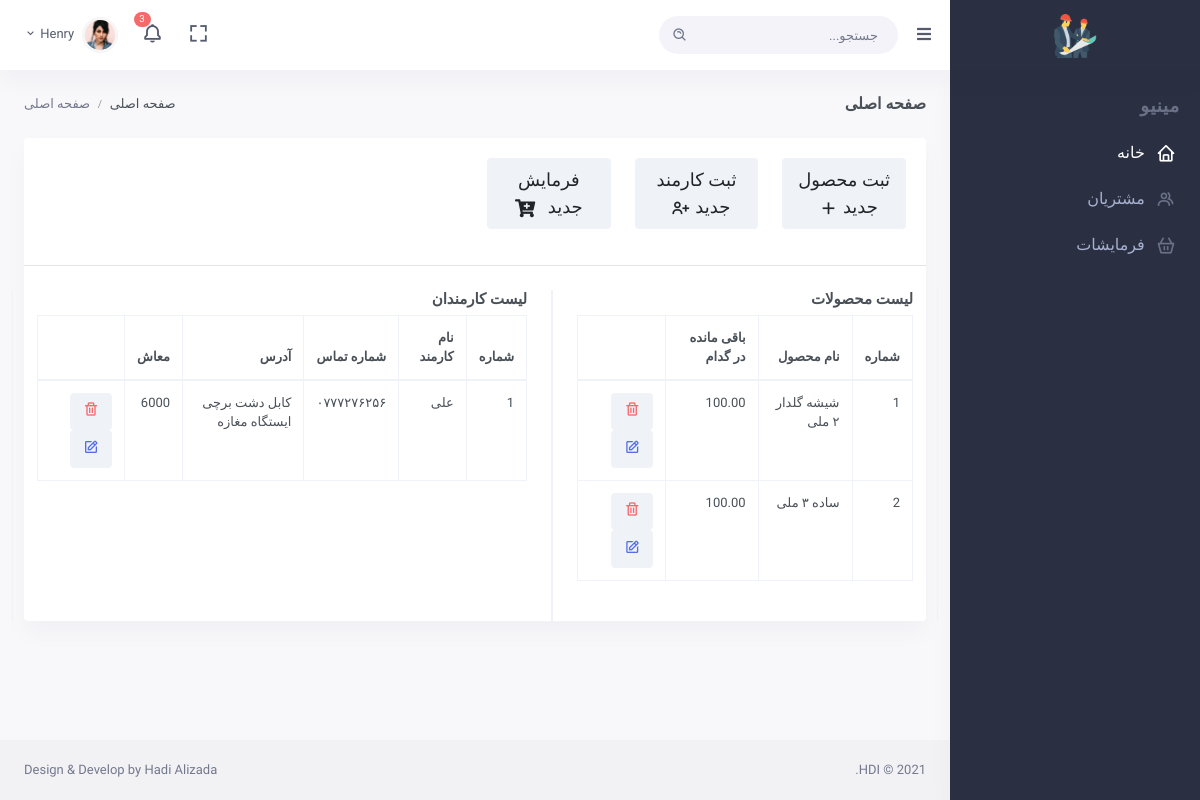
The page / on the database its author committed.
### products/models.py (models this page shows, shortened)
class Product(models.Model):
    product_name = models.CharField(max_length=200)
    quantity = models.DecimalField(decimal_places=5, max_digits=10)

### employees/models.py (models this page shows, shortened)
class Employee(models.Model):
    name = models.CharField(max_length=200)
    phone = models.CharField(max_length=14, unique=True)
    address = models.CharField(max_length=255)
    salary = models.IntegerField(default=0)

### mis/views.py (the view)
# urls.py: path("", views.index, name="index"),
def index(request):
    products = Product.objects.all()
    employees = Employee.objects.all()
    context = {
        "products": products,
        "employees": employees
    }
    return render(request, "dashboard/index.html", context)

### templates/dashboard/index.html (shortened to what this page needs)
{% extends 'base.html' %}
{% load static %}
{% block page_title %}
    صفحه اصلی
{% endblock page_title %}
{% block breadcrumb %}
<ol class="breadcrumb m-0">
    <li class="breadcrumb-item"><a href="javascript: void(0);">صفحه اصلی</a></li>
    <li class="breadcrumb-item active">صفحه اصلی</li>
</ol>
{% endblock breadcrumb %}
{% block content %}
<div class="row">
    <div class="col-lg-12">
        <div class="card">
            <div class="card-body">
                <div class="row">
                    <div class="col-lg-2">
                        <button class="btn btn-light btn-block btn-md font-size-18" data-toggle="modal" data-target="#create-product">
                            ثبت محصول جدید
                            <i class="bx bx-plus font-size-20 align-middle mr-2"></i>
                        </button>
                    </div>
                    <div class="col-lg-2">
                        <button class="btn btn-light btn-block btn-md font-size-18" data-toggle="modal" data-target="#create-employee">
                            ثبت کارمند جدید
                            <i class="bx bx-user-plus font-size-20 align-middle mr-2"></i>
                        </button>
                    </div>
                    <div class="col-lg-2">
                        <form action="{% url 'create-customer' %}" method="POST">
                            <button class="btn btn-light btn-block btn-md font-size-18">
                                فرمایش جدید
                                <i class="fa fa-cart-plus font-size-18 align-middle ml-2"></i>
                            </button>
                        </form>
                    </div>
                    <div class="col-lg-2"></div>
                    <div class="col-lg-2"></div>
                    <div class="col-lg-2"></div>
                </div>
            </div>
            <hr>
            <div class="row mt-2">
                <div class="col-lg-5 px-4 pb-4 border-left">
                    <h4 class="card-title">لیست محصولات</h4>
                    <table id="product-datatable" class="table table-bordered dt-responsive nowrap"
                        style="border-collapse: collapse; border-spacing: 0; width: 100%;">
                        <thead>
                            <tr>
                                <th>شماره</th>
                                <th>نام محصول</th>
                                <th>باقی مانده در گدام</th>
                                <th></th>
                            </tr>
                        </thead>
                        <tbody>
                            {% for product in products %}
                            <tr>
                                <td>{{forloop.counter}}</td>
                                <td>{{product.product_name}}</td>
                                <td>{{product.quantity|floatformat:"2"}}</td>
                                <td>
                                    <button
                                    class="btn btn-light text-danger delete_products_button"
                                    data-pk="{{product.pk}}"
                                    data-name="{{product.product_name}}"
                                    data-toggle="modal"
                                    data-target="#delete-product"
                                    >
                                        <i class="bx bx-trash font-size-16"></i>
                                    </button>
                                    <button class="btn btn-light text-primary edit_products"
                                        data-pk="{{product.pk}}"
                                        data-name="{{product.product_name}}"
                                        data-quantity="{{product.quantity}}"
                                        data-toggle="modal"
                                        data-target="#edit-product"
                                    >
                                        <i class="bx bx-edit font-size-16"></i>
                                    </button>
                                </td>
                            </tr>
                            {% endfor %}
                        </tbody>
                    </table>
                </div>
                <div class="col-lg-7 px-4 pb-4 border-right">
                    <h4 class="card-title">لیست کارمندان</h4>
                    <table id="employee-datatable" class="table table-bordered dt-responsive nowrap"
                        style="border-collapse: collapse; border-spacing: 0; width: 100%;">
                        <thead>
                            <tr>
                                <th>شماره</th>
                                <th>نام کارمند</th>
                                <th>شماره تماس</th>
                                <th>آدرس</th>
                                <th>معاش</th>
                                <th></th>
                            </tr>
                        </thead>
                        <tbody>
                            {% for emp in employees %}
                                <tr>
                                    <td>{{forloop.counter}}</td>
                                    <td>{{emp.name}}</td>
                                    <td>{{emp.phone}}</td>
                                    <td>{{emp.address}}</td>
                                    <td>{{emp.salary}}</td>
                                    <td>
                                        <button class="btn btn-light text-danger">
                                            <i class="bx bx-trash font-size-16"></i>
                                        </button>
                                        <button class="btn btn-light text-primary">
                                            <i class="bx bx-edit font-size-16"></i>
                                        </button>
                                    </td>
                                </tr>
                            {% endfor %}
                        </tbody>
                    </table>
                </div>
            </div>
        </div>
    </div>
</div>
{% endblock content %}

### templates/base.html (shortened to what this page needs)
{% load static %}
<!DOCTYPE html>
<html lang="en">
<head>
    {% include 'links/css.html' %}
</head>
<body data-sidebar="dark">
    <div id="layout-wrapper">
        <header id="page-topbar">
            <div class="navbar-header">
                <div class="d-flex">
                    <div class="navbar-brand-box">
                        <a href="index.html" class="logo logo-light">
                            <span class="logo-lg">
                                <img src="{% static 'assets/images/engineers.png' %}" alt="" height="44">
                            </span>
                        </a>
                    </div>
                    <button type="button" class="btn btn-sm px-3 font-size-16 header-item waves-effect"
                        id="vertical-menu-btn">
                        <i class="fa fa-fw fa-bars"></i>
                    </button>
                    <form class="app-search d-none d-lg-block">
                        <div class="position-relative">
                            <input type="text" style="font-family: 'Readex Pro', sans-serif;" class="form-control" placeholder="جستجو...">
                            <span class="bx bx-search-alt"></span>
                        </div>
                    </form>
                </div>
                <div class="d-flex">
                    <div class="dropdown d-none d-lg-inline-block ml-1">
                        <button type="button" class="btn header-item noti-icon waves-effect" data-toggle="fullscreen">
                            <i class="bx bx-fullscreen"></i>
                        </button>
                    </div>
                    <div class="dropdown d-inline-block">
                        <button type="button" class="btn header-item noti-icon waves-effect"
                            id="page-header-notifications-dropdown" data-toggle="dropdown" aria-haspopup="true"
                            aria-expanded="false">
                            <i class="bx bx-bell bx-tada"></i>
                            <span class="badge badge-danger badge-pill">3</span>
                        </button>
                    </div>
                    <div class="dropdown d-inline-block">
                        <button type="button" class="btn header-item waves-effect" id="page-header-user-dropdown"
                            data-toggle="dropdown" aria-haspopup="true" aria-expanded="false">
                            <img class="rounded-circle header-profile-user" src="{% static 'assets/images/users/avatar-1.jpg' %}"
                                alt="Header Avatar">
                            <span class="d-none d-xl-inline-block ml-1" key="t-henry">Henry</span>
                            <i class="mdi mdi-chevron-down d-none d-xl-inline-block"></i>
                        </button>
                    </div>
                </div>
            </div>
        </header>
        <div class="vertical-menu">
            <div data-simplebar class="h-100">
                <div id="sidebar-menu">
                    <ul class="metismenu list-unstyled" id="side-menu">
                        <li class="menu-title font-size-18" style="font-family: 'Readex Pro', sans-serif;" key="t-menu">مینیو</li>
                        <li>
                            <a href="/" class="waves-effect">
                                <i class="bx bx-home font-size-20"></i>
                                <span key="t-calendar" class="font-size-16">خانه</span>
                            </a>
                        </li>
                        <li>
                            <a href="{% url 'customer-list' %}" class="waves-effect">
                                <i class="bx bx-group font-size-20"></i>
                                <span key="t-calendar" class="font-size-16">مشتریان</span>
                            </a>
                        </li>
                        <li>
                            <a href="#" class="waves-effect">
                                <i class="bx bx-basket font-size-20"></i>
                                <span key="t-calendar" class="font-size-16">فرمایشات</span>
                            </a>
                        </li>
                    </ul>
                </div>
            </div>
        </div>
        <div class="main-content">
            <div class="page-content">
                <div class="container-fluid">
                    <div class="row">
                        <div class="col-12">
                            <div class="page-title-box d-flex align-items-center justify-content-between">
                                <h4 class="mb-0 font-size-18">{% block page_title %} {% endblock page_title %}</h4>
                                <div class="page-title-right">
                                    {% block breadcrumb %} {% endblock breadcrumb %}
                                </div>
                            </div>
                        </div>
                    </div>
                    {% block content %} {% endblock content %}
                </div>
            </div>
            <footer class="footer">
                <div class="container-fluid">
                    <div class="row">
                        <div class="col-sm-6">
                            <script>document.write(new Date().getFullYear())</script> © HDI.
                        </div>
                        <div class="col-sm-6">
                            <div class="text-sm-right d-none d-sm-block">
                                Design & Develop by Hadi Alizada
                            </div>
                        </div>
                    </div>
                </div>
            </footer>
        </div>
    </div>
</body>
</html>

### templates/links/css.html (shortened to what this page needs)
{% load static %}
<link href="{% static 'assets/css/bootstrap.min.css' %}" id="bootstrap-style" rel="stylesheet" type="text/css" />
<link href="{% static 'assets/css/icons.min.css' %}" rel="stylesheet" type="text/css" />
<link href="{% static 'assets/css/app-rtl.min.css' %}" id="app-style" rel="stylesheet" type="text/css" />

### templates/links/js.html (shortened to what this page needs)
{% load static %}

### templates/base.html (style rules this page uses)
body { font-family: 'Readex Pro', sans-serif; }
ul li span { font-family: 'Readex Pro', sans-serif; }

### rows shown on the page
Product: product_name "شیشه گلدار ۲ ملی", quantity "100.00"
Product: product_name "ساده ۳ ملی", quantity "100.00"
Employee: name "علی", phone "۰۷۷۷۲۷۶۲۵۶", address "کابل دشت برچی ایستگاه مغازه", salary "6000"
